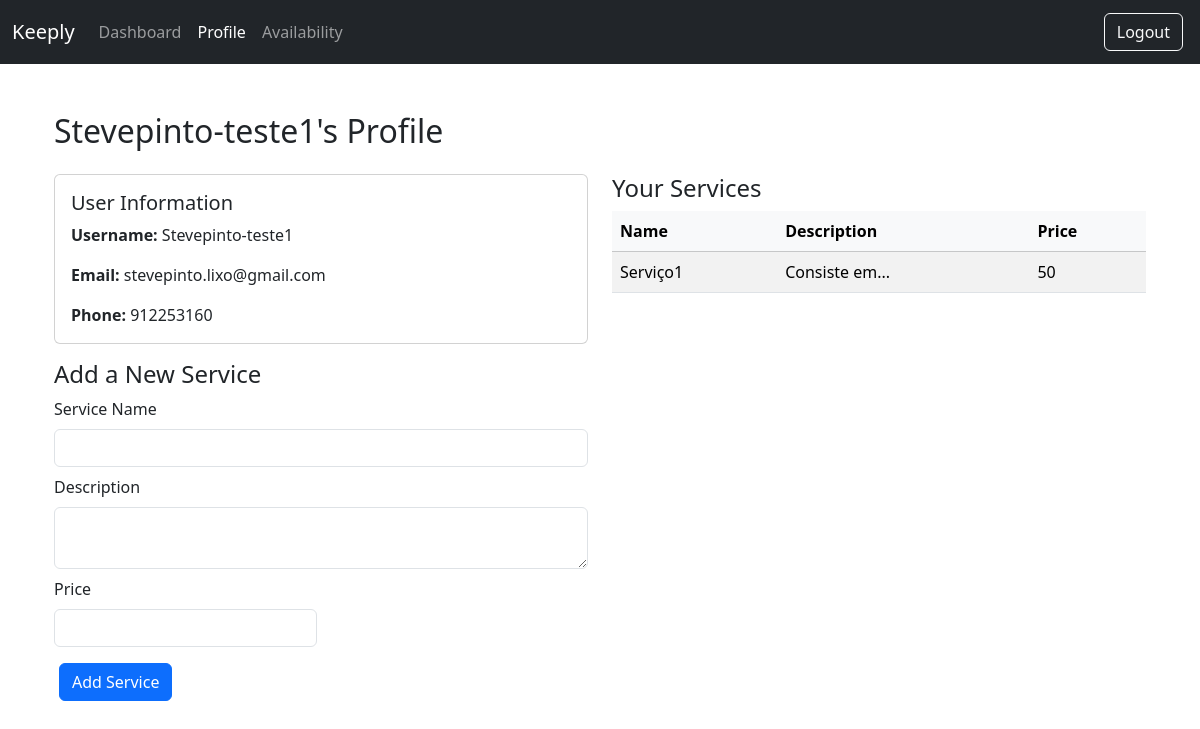
/profile (signed in), run on the app's committed database.
### tables this page shows
CREATE TABLE users (
    id INTEGER PRIMARY KEY AUTOINCREMENT,
    username TEXT NOT NULL UNIQUE,
    pwd_hash TEXT NOT NULL,
    email TEXT NOT NULL UNIQUE,
    phone TEXT NOT NULL
);

CREATE TABLE services (
    id INTEGER PRIMARY KEY AUTOINCREMENT,
    user_id INTEGER NOT NULL,	
    name TEXT NOT NULL,
    description TEXT NOT NULL,
    price INTEGER NOT NULL,
    FOREIGN KEY (user_id) REFERENCES users(id) ON DELETE CASCADE
);

### app.py (the view, shortened to what this page needs)
@app.route("/profile", methods=["GET", "POST"])
@login_required
def profile():
    user_id = session["user_id"]
    rows = db.execute("SELECT username, email, phone FROM users WHERE id = ?", user_id)
    if not rows:
        return "User not Found", 404
    user_info = rows[0]
    services = db.execute("SELECT id, name, description, price FROM services WHERE user_id = ?", user_id)
    return render_template("profile.html", user=user_info, services=services)

### app.py (called while the page is built)
@app.after_request
def after_request(response):
    response.headers['Cache-Control'] = 'no-cache, no-store, must-revalidate'
    response.headers['Pragma'] = 'no-cache'
    response.headers['Expires'] = '0'
    return response

### helper.py (called while the page is built)
def login_required(f):
    @wraps(f)
    def decorated_function(*args, **kwargs):
        if session.get("user_id") is None:
            return redirect("/login")
        return f(*args, **kwargs)
    return decorated_function

### templates/profile.html (shortened to what this page needs)
{% extends "layout.html" %}
{% block main %}
<div class="profile-container container">
    <div class="row">
        <div class="col-12 mb-3">
            <h2>{{ user.username }}'s Profile</h2>
        </div>
        <div class="col-12 col-md-6">
            <div class="card mb-3">
                <div class="card-body">
                    <h5 class="card-title">User Information</h5>
                    <p class="card-text"><strong>Username:</strong> {{ user.username }}</p>
                    <p class="card-text"><strong>Email:</strong> {{ user.email }}</p>
                    <p class="card-text"><strong>Phone:</strong> {{ user.phone }}</p>
                </div>
            </div>
            <h4 class="mt-3">Add a New Service</h4>
            <form method="POST" class="row g-2">
                <div class="col-12">
                    <label for="name" class="form-label">Service Name</label>
                    <input class="form-control" type="text" name="name" required>
                </div>
                <div class="col-12">
                    <label for="description" class="form-label">Description</label>
                    <textarea class="form-control" name="description"></textarea>
                </div>
                <div class="col-6">
                    <label for="price" class="form-label">Price</label>
                    <input class="form-control" type="number" name="price" required>
                </div>
                <div class="col-12">
                    <button class="btn btn-primary mt-2" type="submit">Add Service</button>
                </div>
            </form>
        </div>
        <div class="col-12 col-md-6">
            <h4>Your Services</h4>
            <div class="table-responsive table-container">
                <table class="table table-striped table-hover mb-0">
                    <thead class="table-light">
                        <tr>
                            <th>Name</th>
                            <th>Description</th>
                            <th>Price</th>
                        </tr>
                    </thead>
                    <tbody>
                        {% for service in services %}
                        <tr>
                            <td>{{ service.name }}</td>
                            <td>{{ service.description }}</td>
                            <td>{{ service.price }}</td>
                        </tr>
                        {% else %}
                        <tr><td colspan="3">No services added yet.</td></tr>
                        {% endfor %}
                    </tbody>
                </table>
            </div>
        </div>
    </div>
</div>
{% endblock %}

### static/stylesheet.css (style rules this page uses)
button { margin: 5px; padding: 8px 12px; }
.table-container { max-height: 50vh; overflow: auto; }

### data on the page
users: username "Stevepinto-teste1", email "stevepinto.lixo@gmail.com", phone "912253160"
services: name "Serviço1", description "Consiste em...", price "50"
